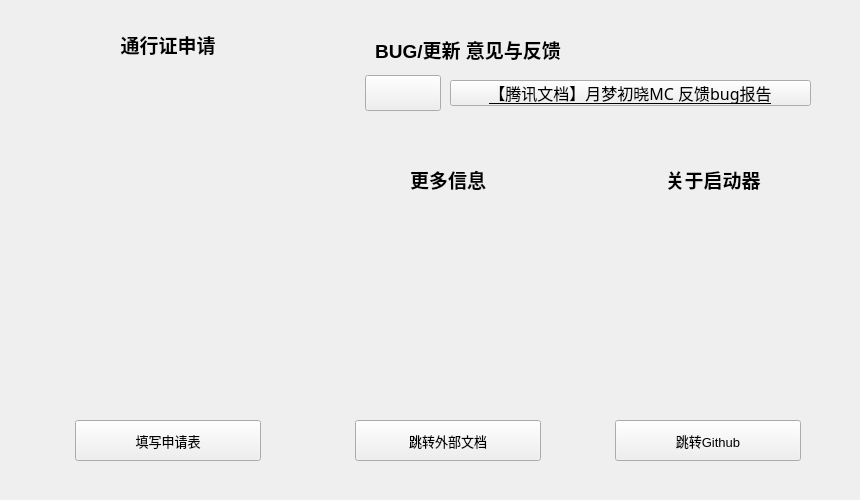
<?xml version="1.0" encoding="UTF-8"?>
<ui version="4.0">
 <class>FormsPage</class>
 <widget class="QWidget" name="FormsPage">
  <property name="geometry">
   <rect>
    <x>0</x>
    <y>0</y>
    <width>860</width>
    <height>500</height>
   </rect>
  </property>
  <property name="minimumSize">
   <size>
    <width>860</width>
    <height>500</height>
   </size>
  </property>
  <property name="maximumSize">
   <size>
    <width>860</width>
    <height>500</height>
   </size>
  </property>
  <property name="windowTitle">
   <string>Form</string>
  </property>
  <widget class="QWidget" name="gridLayoutWidget">
   <property name="geometry">
    <rect>
     <x>20</x>
     <y>20</y>
     <width>296</width>
     <height>451</height>
    </rect>
   </property>
   <layout class="QGridLayout" name="PassPortGird">
    <item row="0" column="0">
     <widget class="ElevatedCardWidget" name="PassPortCard">
      <widget class="TitleLabel" name="PassPortTitle">
       <property name="geometry">
        <rect>
         <x>75</x>
         <y>5</y>
         <width>146</width>
         <height>38</height>
        </rect>
       </property>
       <property name="font">
        <font>
         <family>Microsoft YaHei UI</family>
         <pointsize>14</pointsize>
         <weight>75</weight>
         <bold>true</bold>
        </font>
       </property>
       <property name="text">
        <string>通行证申请</string>
       </property>
       <property name="textFormat">
        <enum>Qt::PlainText</enum>
       </property>
       <property name="alignment">
        <set>Qt::AlignCenter</set>
       </property>
      </widget>
      <widget class="PrimaryPushButton" name="PassPortButton">
       <property name="geometry">
        <rect>
         <x>55</x>
         <y>400</y>
         <width>186</width>
         <height>41</height>
        </rect>
       </property>
       <property name="font">
        <font>
         <family>Microsoft YaHei UI</family>
         <pointsize>10</pointsize>
         <weight>50</weight>
         <bold>false</bold>
        </font>
       </property>
       <property name="text">
        <string>填写申请表</string>
       </property>
       <property name="icon">
        <iconset theme="FluentIcon.SHARE">
         <normaloff>.</normaloff>.</iconset>
       </property>
       <property name="hasIcon" stdset="0">
        <bool>true</bool>
       </property>
      </widget>
      <widget class="QWidget" name="gridLayoutWidget_5">
       <property name="geometry">
        <rect>
         <x>20</x>
         <y>55</y>
         <width>251</width>
         <height>326</height>
        </rect>
       </property>
       <layout class="QGridLayout" name="PassPortQRCode_Grid">
        <item row="0" column="0">
         <widget class="PixmapLabel" name="QRcode_PassPort">
          <property name="pixmap">
           <pixmap resource="FromsPage.qrc">:/IMG/src/PassPort-Application-Qrcode.png</pixmap>
          </property>
          <property name="scaledContents">
           <bool>true</bool>
          </property>
         </widget>
        </item>
       </layout>
      </widget>
     </widget>
    </item>
   </layout>
  </widget>
  <widget class="QWidget" name="gridLayoutWidget_2">
   <property name="geometry">
    <rect>
     <x>330</x>
     <y>20</y>
     <width>501</width>
     <height>121</height>
    </rect>
   </property>
   <layout class="QGridLayout" name="ReportGird">
    <item row="0" column="0">
     <widget class="ElevatedCardWidget" name="ReportCard">
      <widget class="TitleLabel" name="Report">
       <property name="geometry">
        <rect>
         <x>10</x>
         <y>10</y>
         <width>256</width>
         <height>38</height>
        </rect>
       </property>
       <property name="font">
        <font>
         <family>Microsoft YaHei UI</family>
         <pointsize>14</pointsize>
         <weight>75</weight>
         <bold>true</bold>
        </font>
       </property>
       <property name="text">
        <string>BUG/更新 意见与反馈</string>
       </property>
       <property name="textFormat">
        <enum>Qt::PlainText</enum>
       </property>
       <property name="alignment">
        <set>Qt::AlignCenter</set>
       </property>
      </widget>
      <widget class="HyperlinkLabel" name="ReportLink">
       <property name="geometry">
        <rect>
         <x>120</x>
         <y>60</y>
         <width>361</width>
         <height>26</height>
        </rect>
       </property>
       <property name="font">
        <font>
         <family>Microsoft YaHei</family>
         <pointsize>12</pointsize>
         <weight>50</weight>
         <bold>false</bold>
         <underline>true</underline>
        </font>
       </property>
       <property name="text">
        <string>【腾讯文档】月梦初晓MC 反馈&amp;bug报告</string>
       </property>
       <property name="url">
        <url>
         <string>https://docs.qq.com/form/page/DTWVTUmxpZkVveWJN</string>
        </url>
       </property>
       <property name="underlineVisible">
        <bool>true</bool>
       </property>
       <property name="underline" stdset="0">
        <bool>true</bool>
       </property>
      </widget>
      <widget class="PrimaryToolButton" name="ReportLinkButton">
       <property name="geometry">
        <rect>
         <x>35</x>
         <y>55</y>
         <width>76</width>
         <height>36</height>
        </rect>
       </property>
      </widget>
     </widget>
    </item>
   </layout>
  </widget>
  <widget class="QWidget" name="gridLayoutWidget_3">
   <property name="geometry">
    <rect>
     <x>330</x>
     <y>155</y>
     <width>241</width>
     <height>316</height>
    </rect>
   </property>
   <layout class="QGridLayout" name="MoreInfoGird">
    <item row="0" column="0">
     <widget class="ElevatedCardWidget" name="MoreInfoCard">
      <widget class="TitleLabel" name="MoreInfo">
       <property name="geometry">
        <rect>
         <x>45</x>
         <y>5</y>
         <width>146</width>
         <height>38</height>
        </rect>
       </property>
       <property name="font">
        <font>
         <family>Microsoft YaHei UI</family>
         <pointsize>14</pointsize>
         <weight>75</weight>
         <bold>true</bold>
        </font>
       </property>
       <property name="text">
        <string>更多信息</string>
       </property>
       <property name="textFormat">
        <enum>Qt::PlainText</enum>
       </property>
       <property name="alignment">
        <set>Qt::AlignCenter</set>
       </property>
      </widget>
      <widget class="PrimaryPushButton" name="MoreInfoButton">
       <property name="geometry">
        <rect>
         <x>25</x>
         <y>265</y>
         <width>186</width>
         <height>41</height>
        </rect>
       </property>
       <property name="font">
        <font>
         <family>Microsoft YaHei UI</family>
         <pointsize>10</pointsize>
         <weight>50</weight>
         <bold>false</bold>
        </font>
       </property>
       <property name="text">
        <string>跳转外部文档</string>
       </property>
       <property name="icon">
        <iconset theme="FluentIcon.SHARE">
         <normaloff>.</normaloff>.</iconset>
       </property>
       <property name="hasIcon" stdset="0">
        <bool>true</bool>
       </property>
      </widget>
      <widget class="QWidget" name="gridLayoutWidget_6">
       <property name="geometry">
        <rect>
         <x>20</x>
         <y>55</y>
         <width>201</width>
         <height>181</height>
        </rect>
       </property>
       <layout class="QGridLayout" name="MoreInfoQRCode_Gird">
        <item row="0" column="0">
         <widget class="PixmapLabel" name="MoreInfo_QRcode">
          <property name="pixmap">
           <pixmap resource="FromsPage.qrc">:/IMG/src/MoreInfoQRcode.png</pixmap>
          </property>
          <property name="scaledContents">
           <bool>true</bool>
          </property>
         </widget>
        </item>
       </layout>
      </widget>
     </widget>
    </item>
   </layout>
  </widget>
  <widget class="QWidget" name="gridLayoutWidget_4">
   <property name="geometry">
    <rect>
     <x>590</x>
     <y>155</y>
     <width>241</width>
     <height>316</height>
    </rect>
   </property>
   <layout class="QGridLayout" name="AboutGird">
    <item row="0" column="0">
     <widget class="ElevatedCardWidget" name="AboutLauncherCard">
      <widget class="TitleLabel" name="AboutLanucher">
       <property name="geometry">
        <rect>
         <x>50</x>
         <y>5</y>
         <width>146</width>
         <height>38</height>
        </rect>
       </property>
       <property name="font">
        <font>
         <family>Microsoft YaHei UI</family>
         <pointsize>14</pointsize>
         <weight>75</weight>
         <bold>true</bold>
        </font>
       </property>
       <property name="text">
        <string>关于启动器</string>
       </property>
       <property name="textFormat">
        <enum>Qt::PlainText</enum>
       </property>
       <property name="alignment">
        <set>Qt::AlignCenter</set>
       </property>
      </widget>
      <widget class="PrimaryPushButton" name="GithubButton">
       <property name="geometry">
        <rect>
         <x>25</x>
         <y>265</y>
         <width>186</width>
         <height>41</height>
        </rect>
       </property>
       <property name="font">
        <font>
         <family>Microsoft YaHei UI</family>
         <pointsize>10</pointsize>
         <weight>50</weight>
         <bold>false</bold>
        </font>
       </property>
       <property name="text">
        <string>跳转Github</string>
       </property>
       <property name="icon">
        <iconset theme="FluentIcon.SHARE">
         <normaloff>.</normaloff>.</iconset>
       </property>
       <property name="hasIcon" stdset="0">
        <bool>true</bool>
       </property>
      </widget>
      <widget class="IconWidget" name="GitHub_Gird">
       <property name="geometry">
        <rect>
         <x>45</x>
         <y>60</y>
         <width>161</width>
         <height>161</height>
        </rect>
       </property>
      </widget>
     </widget>
    </item>
   </layout>
  </widget>
 </widget>
 <customwidgets>
  <customwidget>
   <class>PushButton</class>
   <extends>QPushButton</extends>
   <header>qfluentwidgets</header>
  </customwidget>
  <customwidget>
   <class>PrimaryPushButton</class>
   <extends>PushButton</extends>
   <header>qfluentwidgets</header>
  </customwidget>
  <customwidget>
   <class>ToolButton</class>
   <extends>QToolButton</extends>
   <header>qfluentwidgets</header>
  </customwidget>
  <customwidget>
   <class>PrimaryToolButton</class>
   <extends>ToolButton</extends>
   <header>qfluentwidgets</header>
  </customwidget>
  <customwidget>
   <class>IconWidget</class>
   <extends>QWidget</extends>
   <header>qfluentwidgets</header>
  </customwidget>
  <customwidget>
   <class>PixmapLabel</class>
   <extends>QLabel</extends>
   <header>qfluentwidgets</header>
  </customwidget>
  <customwidget>
   <class>CardWidget</class>
   <extends>QFrame</extends>
   <header>qfluentwidgets</header>
   <container>1</container>
  </customwidget>
  <customwidget>
   <class>ElevatedCardWidget</class>
   <extends>SimpleCardWidget</extends>
   <header>qfluentwidgets</header>
   <container>1</container>
  </customwidget>
  <customwidget>
   <class>SimpleCardWidget</class>
   <extends>CardWidget</extends>
   <header>qfluentwidgets</header>
   <container>1</container>
  </customwidget>
  <customwidget>
   <class>TitleLabel</class>
   <extends>QLabel</extends>
   <header>qfluentwidgets</header>
  </customwidget>
  <customwidget>
   <class>HyperlinkLabel</class>
   <extends>QPushButton</extends>
   <header>qfluentwidgets</header>
  </customwidget>
 </customwidgets>
 <resources>
  <include location="FromsPage.qrc"/>
  <include location="../src/FromsPage_src.qrc"/>
 </resources>
 <connections/>
</ui>
